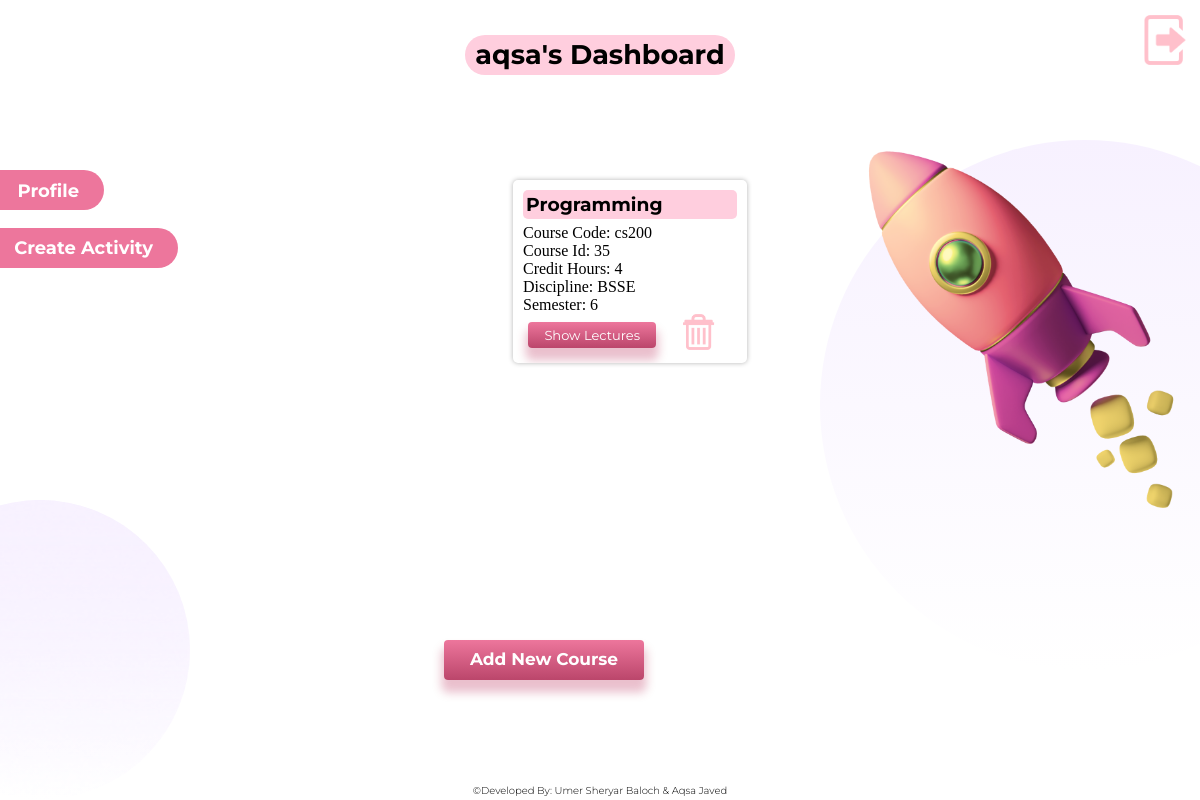
Page /dashboard (signed in) on the committed database.
### main/models.py (models this page shows)
class Course(models.Model):
    DISCIPLINE_CHOICES = (
        ('BSCS', 'BSCS'),
        ('BSSE', 'BSSE'),
        ('BSAI', 'BSAI'),
    )
    SEMESTER_CHOICES = (
        ('1', '1'),
        ('2', '2'),
        ('3', '3'),
        ('4', '4'),
        ('5', '5'),
        ('6', '6'),
        ('7', '7'),
        ('8', '8'),
    )
    CREDIT_CHOICES = (
        ('3', '3'),
        ('4', '4'),
    )
    course_id = models.AutoField(primary_key=True)
    course_name = models.CharField(max_length=100)
    course_code = models.CharField(max_length=20)
    credit_hours = models.CharField(max_length=5, choices=CREDIT_CHOICES, default='3')
    discipline = models.CharField(max_length=5, choices=DISCIPLINE_CHOICES, default='BSCS')
    semester = models.CharField(max_length=5, choices=SEMESTER_CHOICES, default='1')
    teacher = models.ForeignKey(Teacher, on_delete=models.CASCADE)

### main/views.py (the view)
# urls.py: path('dashboard', views.dashboard, name='dashboard'),
@login_required(login_url='signin/')
def dashboard(request):
    if hasattr(request.user, 'teacher'):
        courses = Course.objects.filter(teacher=request.user.teacher)
        context = {
            'courses': courses,
        }
    return render(request, 'dashboard.html', context)

### main/templates/dashboard.html (shortened to what this page needs)
<!DOCTYPE html>
<html lang="en">
<head>
    {% load static %}
    <link rel="stylesheet" href="{% static 'css/dashboard.css' %}">
</head>
<body>
    <div class="container">
        <div class="title">
            <h1> {{ user.first_name }}'s Dashboard</h1>
        </div>
        <div class="buttons">
            <a href="profile" class="profile-button">Profile</a>
            <a href="activity" class="activity-button">Create Activity</a>
        </div>
        <div class="course-div" id="course-list">
            {% for course in courses %}
            <div class="course">
                <h3>{{ course.course_name }}</h3>
                <p>Course Code: {{ course.course_code }}</p>
                <p>Course Id: {{ course.course_id }}</p>
                <p>Credit Hours: {{ course.credit_hours }}</p>
                <p>Discipline: {{ course.discipline }}</p>
                <p>Semester: {{ course.semester }}</p>
                <a href="{% url 'lectures' course_id=course.course_id %}" class="show_lectures">Show Lectures</a>
                <a href="{% url 'delete_course' course_id=course.course_id %}" class="delete_course"><img
                        src="{% static 'resources/delete.ico' %}" alt=""></a>
            </div>
            {% endfor %}
        </div>
        <a href="add course" class="addCourse-button">Add New Course</a>
        <a href="signout" class="logout-button"><img src="{% static 'resources/logout.png' %}" alt=""></a>
        <img class="mediumellipse" src="{% static 'resources/Ellipse.png' %}" alt="">
        <div class="gradient-right">
            <img src="{% static 'resources/rocket big.png' %}" alt="">
        </div>
    </div>
    <footer>
        <p>©Developed By: Umer Sheryar Baloch & Aqsa Javed</p>
    </footer>
</body>
</html>

### staticfiles/css/dashboard.css (style rules this page uses)
* { padding: 0; margin: 0; box-sizing: border-box; }
body { height: 100vh; width: 100vw; overflow: hidden; }
.container { height: 98vh; width: 100vw; background-color: #fff; overflow: hidden; }
.title { height: 40px; width: fit-content; position: absolute; top: 35px; left: 20vw; right: 20vw; padding: 7px 0px; background: #FFCEDE; border-radius: 50px; margin: 0px auto; }
.title h1 { text-align: center; padding: 0px 10px; color: #000; font-size: 27px; font-family: 'Montserrat'; position: relative; top: -4px; }
.logout-button { position: absolute; left: 95%; top: 15px; z-index: 1; transition: all 0.2s; }
.logout-button img { width: 50px; height: 50px; }
.buttons { width: 250px; height: 150px; position: absolute; top: 170px; left: -15px; }
.profile-button { position: relative; display: inline-block; background: #ED769C; color: white; font-family: 'Montserrat'; font-size: 18px; font-weight: bold; padding: 10px 25px; text-align: right; text-decoration: none; border-radius: 25px; cursor: pointer; left: -31px; width: 150px; height: 40px; transition: transform 0.2s; }
.activity-button { position: relative; display: inline-block; background: #ED769C; color: white; font-family: 'Montserrat'; font-size: 18px; font-weight: bold; padding: 9px 25px; text-align: right; text-decoration: none; border-radius: 25px; cursor: pointer; left: -47px; margin-top: 18px; width: 240px; height: 40px; transition: transform 0.2s; }
.course-div { position: absolute; margin: 170px 200px 200px 230px; height: 410px; width: 800px; overflow: scroll; padding: 10px; display: flex; flex-wrap: wrap; justify-content: space-evenly; align-content: flex-start; }
.course { color: black; width: 30%; margin-bottom: 20px; box-shadow: 0px 0px 5px 0px rgba(0,0,0,0.3); border-radius: 5px; overflow: hidden; position: relative; padding: 10px; height: fit-content; }
.course h3 { background-color: #FFCEDE; font-family: 'Montserrat'; padding: 3px; overflow: hidden; border-radius: 5px; margin-bottom: 5px; }
.show_lectures { display: inline-block; text-decoration: none; background: linear-gradient(#ED769C, #BB466B); color: white; font-family: 'Montserrat'; font-size: 13px; padding: 5px; border-radius: 4px; cursor: pointer; text-align: center; box-shadow: 0px 10px 10px 2.5px rgba(171,4,54,0.25); transition: transform 0.2s; width: 60%; margin: 5px; }
.delete_course img { width: 17%; margin-bottom: -10px; margin-left: 15px; transition: all 0.2s; }
.addCourse-button { position: absolute; display: inline-block; background: linear-gradient(#ED769C, #BB466B); color: white; font-family: 'Montserrat'; font-size: 17px; font-weight: bold; padding: 9px 10px; text-align: center; text-decoration: none; border-radius: 4px; cursor: pointer; top: 640px; left: 37%; width: 200px; height: 40px; box-shadow: 0px 10px 10px 2.5px rgba(171,4,54,0.25); z-index: 1; transition: transform 0.2s; }
.mediumellipse { position: absolute; width: 300px; height: 300px; left: -110px; top: 500px; border-radius: 50%; background: linear-gradient(180deg, #F7F1FF 0%, rgba(247, 241, 255, 0) 100%); z-index: 0; }
.gradient-right { position: relative; float: right; width: 530px; height: 530px; top: 140px; left: 150px; border-radius: 50%; background: linear-gradient(180deg, #F7F1FF 0%, rgba(247, 241, 255, 0) 100%); z-index: 0; }
.gradient-right img { width: 370px; position: relative; top: -45px; left: 10px; }
footer { font-size: 10px; text-align: center; font-family: 'Montserrat', sans-serif; font-weight: 300; background-color: #fff; }

### rows in the picture
Course: course_name "Programming", course_code "cs200", course_id "35", credit_hours "4", discipline "BSSE", semester "6"

### other values in the picture
{{ user.first_name }} "aqsa"
